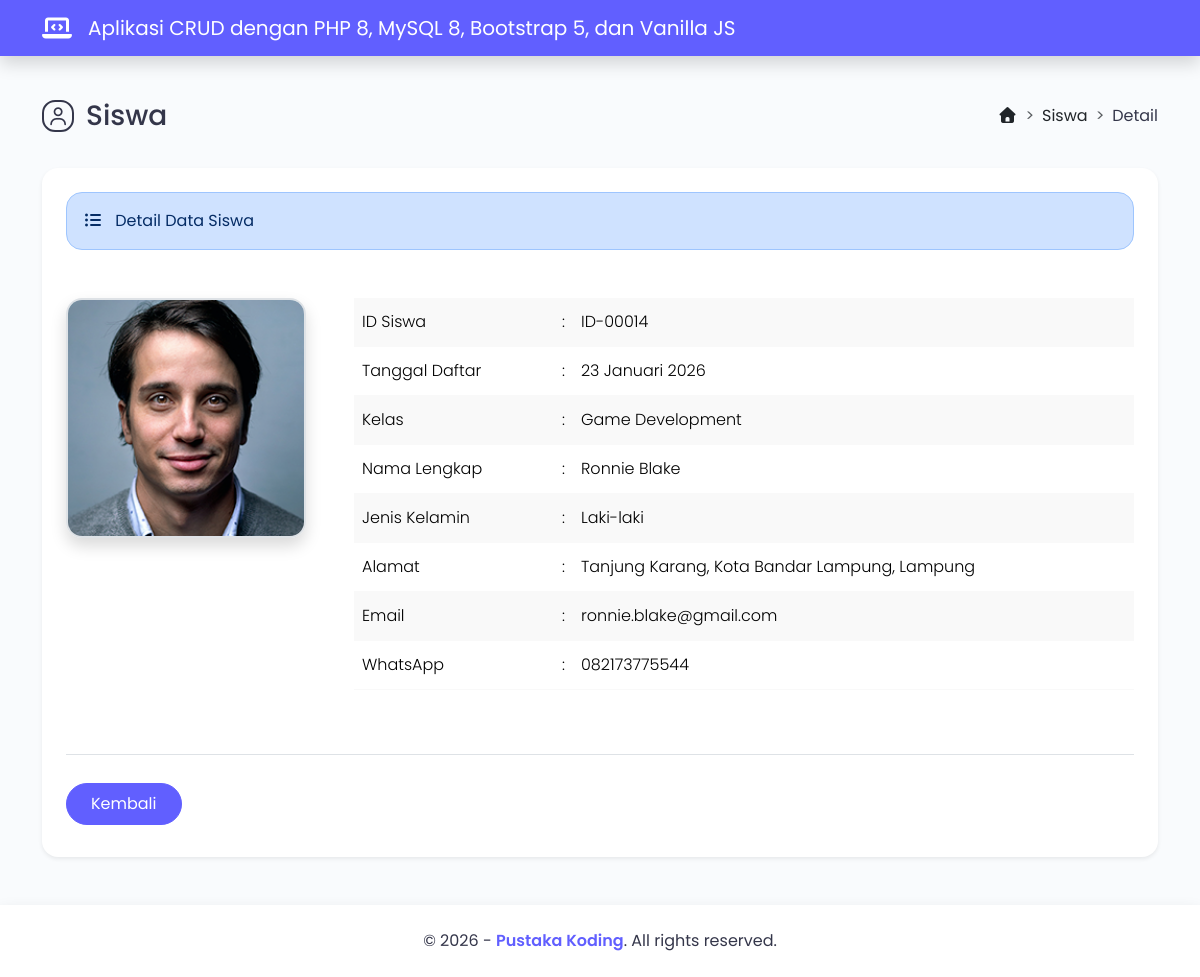
Screenshot of /?halaman=detail&id=ID-00014 with the database file from the repository.
### tables this page shows
CREATE TABLE `tbl_siswa` (
  `id_siswa` varchar(8) NOT NULL,
  `tanggal_daftar` date NOT NULL,
  `kelas` varchar(30) NOT NULL,
  `nama_lengkap` varchar(50) NOT NULL,
  `jenis_kelamin` enum('Laki-laki','Perempuan') NOT NULL,
  `alamat` varchar(255) NOT NULL,
  `email` varchar(50) NOT NULL,
  `whatsapp` varchar(13) NOT NULL,
  `foto_profil` varchar(100) NOT NULL
);

### helper/functions.php (called while the page is built, shortened)
<?php
function tanggal_id(?string $tanggal): string
{
    $bulan_indo = [
        1 => 'Januari',
        'Februari',
        'Maret',
        'April',
        'Mei',
        'Juni',
        'Juli',
        'Agustus',
        'September',
        'Oktober',
        'November',
        'Desember'
    ];
    try {
        $date  = new DateTime($tanggal);
        $tgl   = $date->format('d');
        $bulan = (int)$date->format('m');
        $tahun = $date->format('Y');
        return $tgl . ' ' . $bulan_indo[$bulan] . ' ' . $tahun;
    } catch (Exception $e) {
        return "Format Tanggal Salah";
    }
}

### tampil_detail.php (the view, shortened to what this page needs)
<div class="d-flex flex-column flex-lg-row mt-5 mb-4">
    <div class="flex-grow-1 d-flex align-items-center">
        <i class="fa-regular fa-user icon-title"></i>
        <h3>Siswa</h3>
    </div>
    <div class="ms-5 ms-lg-0 pt-lg-2">
        <nav style="--bs-breadcrumb-divider: '>';" aria-label="breadcrumb">
            <ol class="breadcrumb">
                <li class="breadcrumb-item"><a href="https://pustakakoding.com/" class="text-dark text-decoration-none"><i class="fa-solid fa-house"></i></a></li>
                <li class="breadcrumb-item"><a href="?halaman=data" class="text-dark text-decoration-none">Siswa</a></li>
                <li class="breadcrumb-item" aria-current="page">Detail</li>
            </ol>
        </nav>
    </div>
</div>
<?php
if (isset($_GET['id'])) {
    $id_siswa = $_GET['id'];
    $query = $mysqli->query("SELECT * FROM tbl_siswa WHERE id_siswa='$id_siswa'")
                            or die("Ada kesalahan pada query tampil data : {$mysqli->error}");
    $data = $query->fetch_assoc();
}
?>
<div class="bg-white rounded-4 shadow-sm p-4 mb-5">
    <div class="alert alert-primary rounded-4 mb-5" role="alert">
        <i class="fa-solid fa-list-ul me-2"></i> Detail Data Siswa
    </div>
    <div class="d-flex flex-column flex-xl-row">
        <div class="flex-shrink-0 text-center mb-5 mb-xl-0">
            <div class="foto-profil-detail">
                <img src="images/<?= basename($data['foto_profil']) ?>" class="border border-2 img-fluid rounded-4 shadow" alt="Foto Profil" width="240" height="240" loading="lazy">
            </div>
        </div>
        <div class="flex-grow-1 text-muted fw-light ms-xl-5">
            <div class="table-responsive">
                <table class="table table-striped lh-lg">
                    <tr>
                        <td width="200">ID Siswa</td>
                        <td width="10">:</td>
                        <td><?= $data['id_siswa'] ?></td>
                    </tr>
                    <tr>
                        <td>Tanggal Daftar</td>
                        <td>:</td>
                        <td><?= tanggal_id($data['tanggal_daftar']) ?></td>
                    </tr>
                    <tr>
                        <td>Kelas</td>
                        <td>:</td>
                        <td><?= $data['kelas'] ?></td>
                    </tr>
                    <tr>
                        <td>Nama Lengkap</td>
                        <td>:</td>
                        <td><?= $data['nama_lengkap'] ?></td>
                    </tr>
                    <tr>
                        <td>Jenis Kelamin</td>
                        <td>:</td>
                        <td><?= $data['jenis_kelamin'] ?></td>
                    </tr>
                    <tr>
                        <td>Alamat</td>
                        <td>:</td>
                        <td><?= $data['alamat'] ?></td>
                    </tr>
                    <tr>
                        <td>Email</td>
                        <td>:</td>
                        <td><?= $data['email'] ?></td>
                    </tr>
                    <tr>
                        <td>WhatsApp</td>
                        <td>:</td>
                        <td><?= $data['whatsapp'] ?></td>
                    </tr>
                </table>
            </div>
        </div>
    </div>
    <div class="pt-4 pb-2 mt-5 border-top">
        <div class="d-grid gap-3 d-sm-flex justify-content-md-start pt-1">
            <a href="?halaman=data" class="btn btn-primary rounded-pill py-2 px-4">Kembali</a>
        </div>
    </div>
</div>

### assets/css/style.css (style rules this page uses)
body { font-family: poppins, sans-serif; background: #f9fbfd; color: #34364a; }
.icon-title { display: inline-flex; align-items: center; justify-content: center; color: #34364a; border: 2px solid #34364a; width: 18px; height: 18px; padding: 14px; font-size: 18px; border-radius: 41%; margin-right: 12px; margin-bottom: 8px; }
.btn-primary { --bs-btn-color: #fff; --bs-btn-bg: #615fff; --bs-btn-border-color: #615fff; --bs-btn-hover-color: #fff; --bs-btn-hover-bg: #4f39f6; --bs-btn-hover-border-color: #4f39f6; --bs-btn-focus-shadow-rgb: 49, 132, 253; --bs-btn-active-color: #fff; --bs-btn-active-bg: #4f39f6; --bs-btn-active-border-color: #4f39f6; --bs-btn-active-shadow: inset 0 3px 5px rgba(0, 0, 0, 0.125); --bs-btn-disabled-color: #fff; --bs-btn-disabled-bg: #615fff; --bs-btn-disabled-border-color: #615fff; }
.table { --bs-table-striped-bg: #f9f9f9; }
tbody, td, tfoot, th, thead, tr { border-color: #f9f9f9; border-style: solid; border-width: 0; }

### rows the page displays
tbl_siswa: foto_profil (picture), id_siswa "ID-00014", tanggal_daftar "23 Januari 2026", kelas "Game Development", nama_lengkap "Ronnie Blake", jenis_kelamin "Laki-laki", alamat "Tanjung Karang, Kota Bandar Lampung, Lampung", email "ronnie.blake@gmail.com", whatsapp "082173775544"
